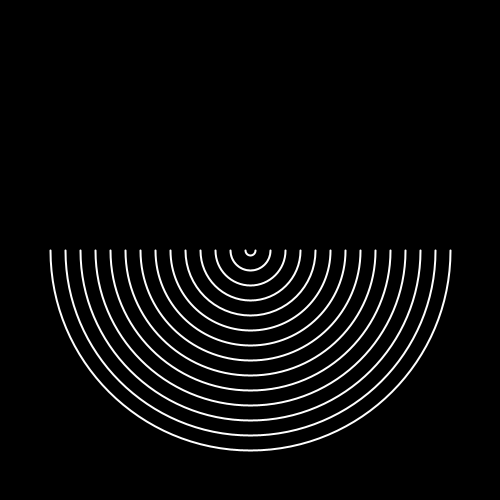
Frame 1 (no input)
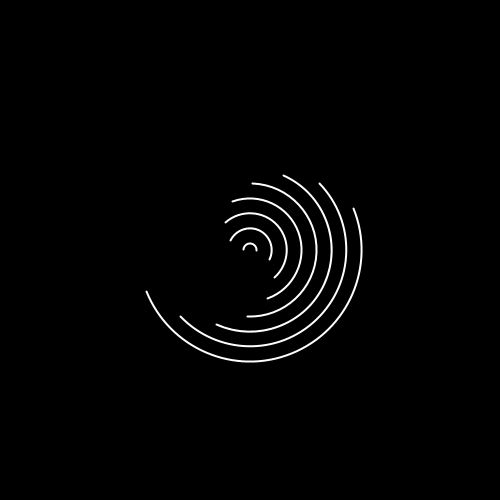
Frame 60 (the mouse pressed at the canvas centre just before this capture)
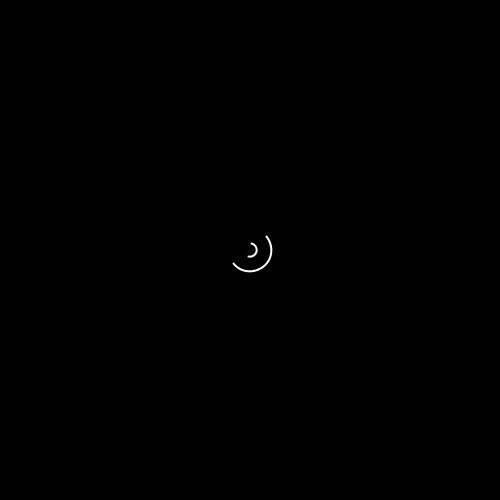
Frame 120 (the mouse held since frame 60 and released just before this capture)

The Processing sketch that drew these frames (run headless with seeded random() and noise(); from frame 60 on, the mouse is pressed at the canvas centre):

// Processing sketch: processing_154501
// ── processing_154501.pde

float theta, sz, x, y, av, ds, maxsz, szdiff;
int num=20;

void setup() {
  size(500, 500);
  noFill();
  stroke(255);
  smooth(8);
  background(0);
  strokeWeight(2);
  x = width/2;
  y = height/2;
  av = 0.1;
  ds = 30;
  maxsz = 400;
  sz = 400;
  szdiff = 3;
}

void draw() {
  background(0);
  pushMatrix();
  translate(x, y);
  for (int i=0; i<num; i++) {
    rotate(theta);
    stroke(255);
    arc(0, 0, sz-i*ds, sz-i*ds, 0, PI);
  }
  popMatrix();
  theta += av;
  sz -= szdiff;
  szdiff = sz < 0.5 || sz > maxsz ? -szdiff : szdiff;
}
